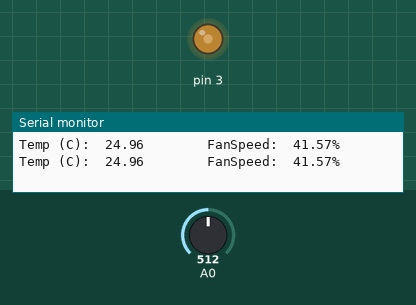
The sketch below on a simulated Arduino Uno, built with avr-gcc and run on an emulated ATmega328P. On the bench: output pins drawn as LEDs (lit = HIGH), the last lines printed to the serial monitor. The inputs (shaded band) are chosen by the test bench; at power-on: A0 = 512.

Above: at 1.8 s.
1.9 s: A0 set to 716
At 3.2 s:
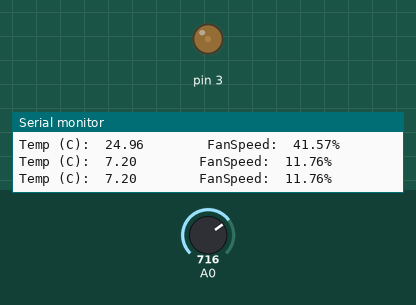
3.5 s: A0 set to 900
At 5.0 s:
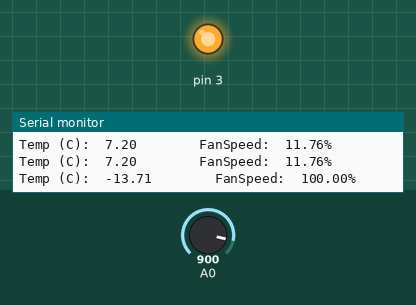
5.5 s: A0 set to 798
7.2 s: A0 set to 789
At 9.2 s:
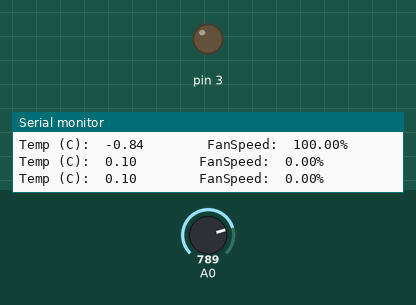
9.5 s: A0 set to 306
At 11.1 s:
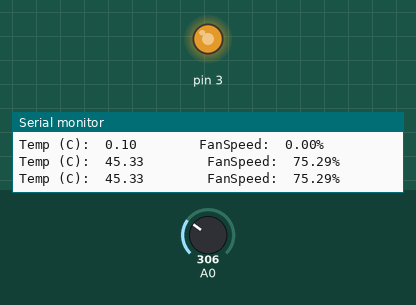
11.5 s: A0 set to 122
At 12.7 s:
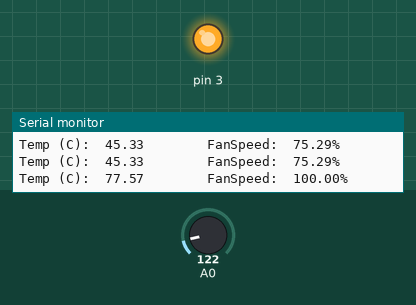
Timing chart, 0 to 14.5 s (numbered marks = the images above; inputs shaded):
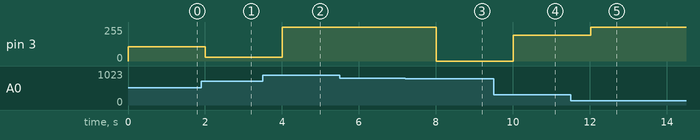

Measured:
- the behaviour switches between 790 and 789 on A0 (found by bisection; images 2 and 3)
- after the input at 1.9 s, pin 3: 106/255 → 30/255 after 0.10 s
- after the input at 3.5 s, pin 3: 30/255 → 255/255 after 0.51 s
- after the input at 7.2 s, pin 3: 255/255 → 0/255 after 0.81 s
- after the input at 9.5 s, pin 3: 0/255 → 192/255 after 0.52 s
- after the input at 11.5 s, pin 3: 192/255 → 255/255 after 0.52 s

The sketch:

fan_Program.ino
```cpp
// Programmer: Nathan Rizza

/*thermistor parameters:
 * RT0: 10 000 Ω
 * B: 3977 K +- 0.75%
 * T0:  25 C
 * +- 5%
 */

//These values are in the datasheet
#define resistanceThermO 10000   // Ω
#define B 3977      // K
//--------------------------------------


#define VCC 5    //Supply voltage
#define resistance 10000  //R=10KΩ

//Variables
float thermR, resistorVoltage, ln, temp, T0, readVoltage, convertedVoltage, tempC, ratio, FanSpeed;
int outputVoltage;

void setup() {
  Serial.begin(9600);
  T0 = 25 + 273.15;
}

void loop() {

  readVoltage = analogRead(A0);

  convertedVoltage = (5.00 / 1023.00) * readVoltage;

  resistorVoltage = VCC - convertedVoltage;

  thermR = convertedVoltage / (resistorVoltage / resistance);

  ln = log(thermR/resistanceThermO);

  temp = (1 / ((ln / B) + (1 / T0)));

  tempC = temp - 273.15;

  ratio = ((tempC/60));

  if(ratio>=1 || ratio<= 0)
  {
	  outputVoltage = 255;
  }
  else
  {
	  outputVoltage = 255*ratio;
  }

  analogWrite(3,outputVoltage); //PWN pins 3, 5, 6, 9, 10, 11

  FanSpeed = ((float(outputVoltage)/255)*100);

  Serial.print("Temp (C):\t");
  Serial.print(tempC);
  Serial.print("\t\t\t\t");
  Serial.print("FanSpeed:\t");
  Serial.print(FanSpeed);
  Serial.print("%");
  //Serial.print(outputVoltage);
  Serial.println("");
  delay(1000);

}
```
